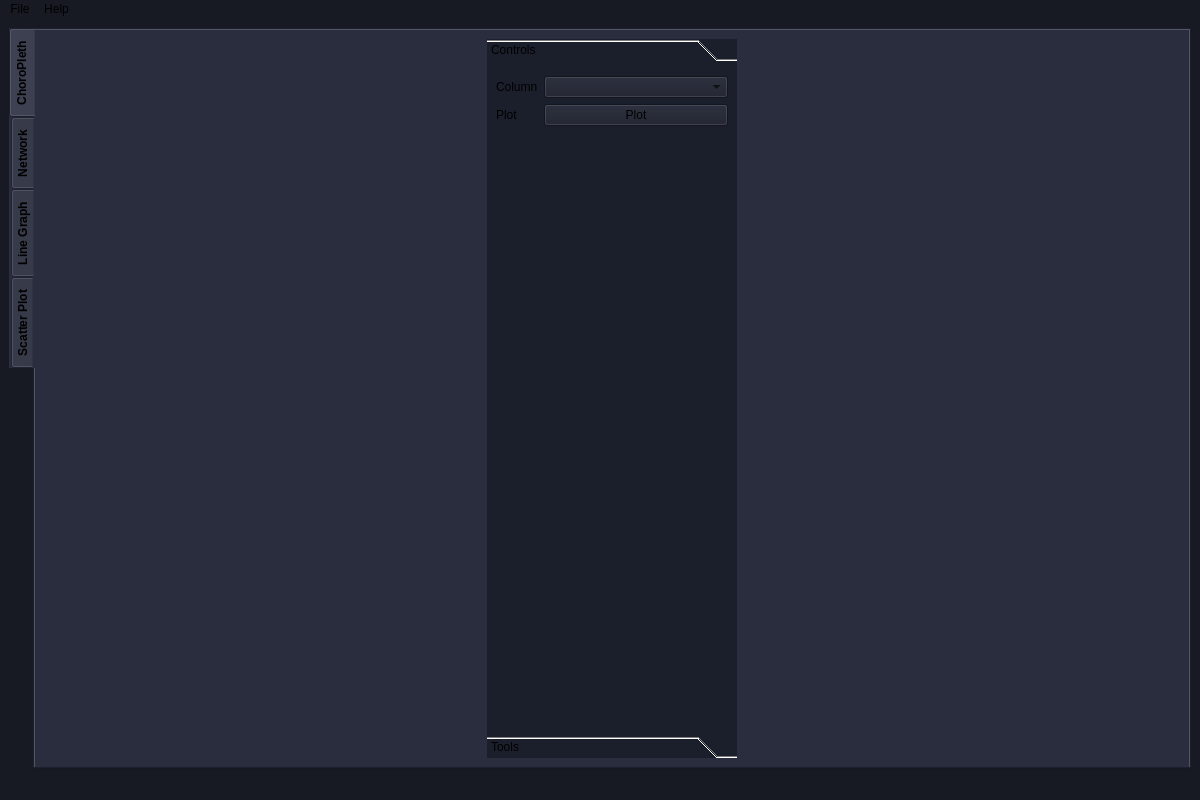
<?xml version="1.0" encoding="UTF-8"?>
<ui version="4.0">
 <class>MainWindow</class>
 <widget class="QMainWindow" name="MainWindow">
  <property name="geometry">
   <rect>
    <x>0</x>
    <y>0</y>
    <width>1200</width>
    <height>800</height>
   </rect>
  </property>
  <property name="windowTitle">
   <string>MainWindow</string>
  </property>
  <property name="styleSheet">
   <string notr="true">background-color: rgb(23, 25, 35);</string>
  </property>
  <widget class="QWidget" name="centralwidget">
   <layout class="QVBoxLayout" name="verticalLayout">
    <item>
     <widget class="QTabWidget" name="tabWidget">
      <property name="font">
       <font>
        <weight>75</weight>
        <bold>true</bold>
       </font>
      </property>
      <property name="toolTip">
       <string>&lt;html&gt;&lt;head/&gt;&lt;body&gt;&lt;p&gt;&lt;span style=&quot; font-weight:400;&quot;&gt;Network Plot &lt;/span&gt;&lt;/p&gt;&lt;/body&gt;&lt;/html&gt;</string>
      </property>
      <property name="statusTip">
       <string/>
      </property>
      <property name="whatsThis">
       <string/>
      </property>
      <property name="layoutDirection">
       <enum>Qt::LeftToRight</enum>
      </property>
      <property name="styleSheet">
       <string notr="true">background-color: rgb(41, 45, 62);</string>
      </property>
      <property name="tabPosition">
       <enum>QTabWidget::West</enum>
      </property>
      <property name="tabShape">
       <enum>QTabWidget::Rounded</enum>
      </property>
      <property name="currentIndex">
       <number>0</number>
      </property>
      <property name="elideMode">
       <enum>Qt::ElideNone</enum>
      </property>
      <property name="tabBarAutoHide">
       <bool>false</bool>
      </property>
      <widget class="QWidget" name="choropleth">
       <property name="statusTip">
        <string>ChoroPleth Plot</string>
       </property>
       <property name="whatsThis">
        <string>ChoroPleth Plot</string>
       </property>
       <property name="styleSheet">
        <string notr="true"/>
       </property>
       <attribute name="title">
        <string>ChoroPleth</string>
       </attribute>
       <layout class="QHBoxLayout" name="horizontalLayout">
        <item>
         <layout class="QGridLayout" name="choroplethgridLayout"/>
        </item>
        <item>
         <widget class="QToolBox" name="choroplothtoolBox">
          <property name="sizePolicy">
           <sizepolicy hsizetype="Fixed" vsizetype="Preferred">
            <horstretch>0</horstretch>
            <verstretch>0</verstretch>
           </sizepolicy>
          </property>
          <property name="minimumSize">
           <size>
            <width>200</width>
            <height>0</height>
           </size>
          </property>
          <property name="maximumSize">
           <size>
            <width>250</width>
            <height>16777215</height>
           </size>
          </property>
          <property name="styleSheet">
           <string notr="true">background-color: rgb(27, 30, 43);</string>
          </property>
          <property name="currentIndex">
           <number>0</number>
          </property>
          <widget class="QWidget" name="choroControls">
           <property name="geometry">
            <rect>
             <x>0</x>
             <y>0</y>
             <width>250</width>
             <height>617</height>
            </rect>
           </property>
           <attribute name="label">
            <string>Controls</string>
           </attribute>
           <layout class="QFormLayout" name="formLayout_2">
            <item row="0" column="0">
             <widget class="QLabel" name="label_5">
              <property name="text">
               <string>Column</string>
              </property>
             </widget>
            </item>
            <item row="0" column="1">
             <widget class="QComboBox" name="choroColumn">
              <property name="placeholderText">
               <string>Select Column</string>
              </property>
             </widget>
            </item>
            <item row="1" column="0">
             <widget class="QLabel" name="label_8">
              <property name="text">
               <string>Plot</string>
              </property>
              <property name="margin">
               <number>20</number>
              </property>
             </widget>
            </item>
            <item row="1" column="1">
             <widget class="QPushButton" name="choroPlotbtn">
              <property name="sizePolicy">
               <sizepolicy hsizetype="Minimum" vsizetype="Preferred">
                <horstretch>0</horstretch>
                <verstretch>0</verstretch>
               </sizepolicy>
              </property>
              <property name="text">
               <string>Plot</string>
              </property>
             </widget>
            </item>
           </layout>
          </widget>
          <widget class="QWidget" name="choroTools">
           <property name="geometry">
            <rect>
             <x>0</x>
             <y>0</y>
             <width>141</width>
             <height>56</height>
            </rect>
           </property>
           <attribute name="label">
            <string>Tools</string>
           </attribute>
           <layout class="QVBoxLayout" name="choroverticalLayout">
            <property name="leftMargin">
             <number>20</number>
            </property>
            <property name="rightMargin">
             <number>20</number>
            </property>
            <item>
             <widget class="QPushButton" name="choroexportbtn">
              <property name="text">
               <string>Export</string>
              </property>
             </widget>
            </item>
           </layout>
          </widget>
         </widget>
        </item>
       </layout>
      </widget>
      <widget class="QWidget" name="network">
       <property name="statusTip">
        <string>Network Plot</string>
       </property>
       <property name="whatsThis">
        <string>Network Plot</string>
       </property>
       <property name="styleSheet">
        <string notr="true"/>
       </property>
       <attribute name="title">
        <string>Network</string>
       </attribute>
       <attribute name="whatsThis">
        <string>Network Plot</string>
       </attribute>
       <layout class="QHBoxLayout" name="horizontalLayout_2">
        <item>
         <layout class="QGridLayout" name="networkgridLayout"/>
        </item>
        <item>
         <widget class="QToolBox" name="networkToolBox">
          <property name="sizePolicy">
           <sizepolicy hsizetype="Preferred" vsizetype="Preferred">
            <horstretch>0</horstretch>
            <verstretch>0</verstretch>
           </sizepolicy>
          </property>
          <property name="minimumSize">
           <size>
            <width>450</width>
            <height>0</height>
           </size>
          </property>
          <property name="maximumSize">
           <size>
            <width>450</width>
            <height>16777215</height>
           </size>
          </property>
          <property name="styleSheet">
           <string notr="true">background-color: rgb(27, 30, 43);</string>
          </property>
          <property name="currentIndex">
           <number>0</number>
          </property>
          <property name="tabSpacing">
           <number>12</number>
          </property>
          <widget class="QWidget" name="networkControls">
           <property name="geometry">
            <rect>
             <x>0</x>
             <y>0</y>
             <width>405</width>
             <height>340</height>
            </rect>
           </property>
           <attribute name="label">
            <string>Controls</string>
           </attribute>
           <layout class="QFormLayout" name="formLayout">
            <property name="fieldGrowthPolicy">
             <enum>QFormLayout::AllNonFixedFieldsGrow</enum>
            </property>
            <property name="labelAlignment">
             <set>Qt::AlignLeading|Qt::AlignLeft|Qt::AlignVCenter</set>
            </property>
            <property name="verticalSpacing">
             <number>0</number>
            </property>
            <property name="leftMargin">
             <number>12</number>
            </property>
            <property name="rightMargin">
             <number>24</number>
            </property>
            <item row="0" column="0">
             <widget class="QLabel" name="label">
              <property name="sizePolicy">
               <sizepolicy hsizetype="Preferred" vsizetype="Fixed">
                <horstretch>0</horstretch>
                <verstretch>0</verstretch>
               </sizepolicy>
              </property>
              <property name="text">
               <string>Correlation Direction</string>
              </property>
              <property name="alignment">
               <set>Qt::AlignJustify|Qt::AlignVCenter</set>
              </property>
              <property name="margin">
               <number>12</number>
              </property>
             </widget>
            </item>
            <item row="0" column="1">
             <widget class="QComboBox" name="corrDir">
              <property name="insertPolicy">
               <enum>QComboBox::InsertAtBottom</enum>
              </property>
              <property name="placeholderText">
               <string>Choose Correlation</string>
              </property>
              <item>
               <property name="text">
                <string>positive</string>
               </property>
              </item>
              <item>
               <property name="text">
                <string>negative</string>
               </property>
              </item>
             </widget>
            </item>
            <item row="1" column="0">
             <widget class="QLabel" name="label_2">
              <property name="sizePolicy">
               <sizepolicy hsizetype="Preferred" vsizetype="Fixed">
                <horstretch>0</horstretch>
                <verstretch>0</verstretch>
               </sizepolicy>
              </property>
              <property name="text">
               <string>Correlation Value</string>
              </property>
              <property name="margin">
               <number>12</number>
              </property>
             </widget>
            </item>
            <item row="1" column="1">
             <widget class="QSlider" name="corrVal">
              <property name="styleSheet">
               <string notr="true">margin-top:33px;</string>
              </property>
              <property name="maximum">
               <number>100</number>
              </property>
              <property name="orientation">
               <enum>Qt::Horizontal</enum>
              </property>
              <property name="invertedAppearance">
               <bool>false</bool>
              </property>
             </widget>
            </item>
            <item row="2" column="0">
             <widget class="QLabel" name="label_3">
              <property name="sizePolicy">
               <sizepolicy hsizetype="Preferred" vsizetype="Fixed">
                <horstretch>0</horstretch>
                <verstretch>0</verstretch>
               </sizepolicy>
              </property>
              <property name="text">
               <string>With Dates</string>
              </property>
              <property name="margin">
               <number>12</number>
              </property>
             </widget>
            </item>
            <item row="2" column="1">
             <widget class="QCheckBox" name="networkDates">
              <property name="styleSheet">
               <string notr="true">margin-top:18px</string>
              </property>
              <property name="text">
               <string/>
              </property>
             </widget>
            </item>
            <item row="3" column="0">
             <widget class="QLabel" name="label_4">
              <property name="text">
               <string>Column</string>
              </property>
              <property name="margin">
               <number>12</number>
              </property>
             </widget>
            </item>
            <item row="3" column="1">
             <widget class="QComboBox" name="networkColumn">
              <property name="placeholderText">
               <string>Choose Column</string>
              </property>
             </widget>
            </item>
            <item row="4" column="0">
             <widget class="QLabel" name="label_6">
              <property name="text">
               <string>Number of Rows</string>
              </property>
              <property name="margin">
               <number>12</number>
              </property>
             </widget>
            </item>
            <item row="4" column="1">
             <widget class="QSpinBox" name="networkColNum">
              <property name="minimum">
               <number>1</number>
              </property>
             </widget>
            </item>
            <item row="5" column="0">
             <widget class="QLabel" name="label_7">
              <property name="text">
               <string>Plot</string>
              </property>
              <property name="margin">
               <number>30</number>
              </property>
             </widget>
            </item>
            <item row="5" column="1">
             <widget class="QPushButton" name="networkPlotbtn">
              <property name="sizePolicy">
               <sizepolicy hsizetype="Minimum" vsizetype="Preferred">
                <horstretch>0</horstretch>
                <verstretch>0</verstretch>
               </sizepolicy>
              </property>
              <property name="styleSheet">
               <string notr="true">margin-top:20px; margin-right:15px;</string>
              </property>
              <property name="text">
               <string>Plot</string>
              </property>
             </widget>
            </item>
           </layout>
          </widget>
          <widget class="QWidget" name="networkTools">
           <property name="geometry">
            <rect>
             <x>0</x>
             <y>0</y>
             <width>141</width>
             <height>56</height>
            </rect>
           </property>
           <attribute name="label">
            <string>Tools</string>
           </attribute>
           <layout class="QVBoxLayout" name="verticalLayout_2">
            <property name="leftMargin">
             <number>20</number>
            </property>
            <property name="rightMargin">
             <number>20</number>
            </property>
            <item>
             <widget class="QPushButton" name="networkexportbtn">
              <property name="text">
               <string>Export</string>
              </property>
             </widget>
            </item>
           </layout>
          </widget>
         </widget>
        </item>
       </layout>
      </widget>
      <widget class="QWidget" name="linegraph">
       <property name="statusTip">
        <string>LineGraph</string>
       </property>
       <property name="whatsThis">
        <string>LineGraph</string>
       </property>
       <property name="styleSheet">
        <string notr="true"/>
       </property>
       <attribute name="title">
        <string>Line Graph</string>
       </attribute>
       <attribute name="toolTip">
        <string>Hotspot Plot</string>
       </attribute>
       <attribute name="whatsThis">
        <string>Hotspot Plot</string>
       </attribute>
       <layout class="QHBoxLayout" name="horizontalLayout_3">
        <item>
         <layout class="QGridLayout" name="linegraphgridLayout">
          <property name="sizeConstraint">
           <enum>QLayout::SetMaximumSize</enum>
          </property>
         </layout>
        </item>
        <item>
         <widget class="QToolBox" name="linetoolBox">
          <property name="maximumSize">
           <size>
            <width>350</width>
            <height>16777215</height>
           </size>
          </property>
          <property name="styleSheet">
           <string notr="true">background-color: rgb(27, 30, 43);</string>
          </property>
          <property name="currentIndex">
           <number>0</number>
          </property>
          <widget class="QWidget" name="linegraphControls">
           <property name="geometry">
            <rect>
             <x>0</x>
             <y>0</y>
             <width>261</width>
             <height>224</height>
            </rect>
           </property>
           <property name="maximumSize">
            <size>
             <width>16777215</width>
             <height>16777215</height>
            </size>
           </property>
           <attribute name="label">
            <string>Controls</string>
           </attribute>
           <layout class="QFormLayout" name="formLayout_3">
            <property name="leftMargin">
             <number>24</number>
            </property>
            <property name="rightMargin">
             <number>24</number>
            </property>
            <item row="0" column="0">
             <widget class="QLabel" name="label_9">
              <property name="text">
               <string>City</string>
              </property>
              <property name="alignment">
               <set>Qt::AlignCenter</set>
              </property>
              <property name="margin">
               <number>12</number>
              </property>
             </widget>
            </item>
            <item row="0" column="1">
             <widget class="QComboBox" name="lineCity">
              <property name="styleSheet">
               <string notr="true"/>
              </property>
              <property name="placeholderText">
               <string>select City</string>
              </property>
             </widget>
            </item>
            <item row="1" column="0">
             <widget class="QLabel" name="label_10">
              <property name="text">
               <string>x-axis</string>
              </property>
              <property name="margin">
               <number>12</number>
              </property>
             </widget>
            </item>
            <item row="1" column="1">
             <widget class="QComboBox" name="lineXCol">
              <property name="placeholderText">
               <string>select column</string>
              </property>
             </widget>
            </item>
            <item row="2" column="0">
             <widget class="QLabel" name="label_11">
              <property name="text">
               <string>y-axis</string>
              </property>
              <property name="alignment">
               <set>Qt::AlignCenter</set>
              </property>
              <property name="margin">
               <number>12</number>
              </property>
             </widget>
            </item>
            <item row="2" column="1">
             <widget class="QComboBox" name="lineYCol">
              <property name="placeholderText">
               <string>select column</string>
              </property>
             </widget>
            </item>
            <item row="3" column="0">
             <widget class="QLabel" name="label_12">
              <property name="text">
               <string>Plot</string>
              </property>
              <property name="alignment">
               <set>Qt::AlignCenter</set>
              </property>
              <property name="margin">
               <number>12</number>
              </property>
             </widget>
            </item>
            <item row="3" column="1">
             <widget class="QPushButton" name="linePlotbtn">
              <property name="text">
               <string>Plot</string>
              </property>
             </widget>
            </item>
           </layout>
          </widget>
          <widget class="QWidget" name="linegraphTools">
           <property name="geometry">
            <rect>
             <x>0</x>
             <y>0</y>
             <width>149</width>
             <height>56</height>
            </rect>
           </property>
           <attribute name="label">
            <string>Tools</string>
           </attribute>
           <layout class="QVBoxLayout" name="verticalLayout_3">
            <property name="leftMargin">
             <number>24</number>
            </property>
            <property name="rightMargin">
             <number>24</number>
            </property>
            <item>
             <widget class="QPushButton" name="linegraphExport">
              <property name="text">
               <string>Export</string>
              </property>
             </widget>
            </item>
           </layout>
          </widget>
         </widget>
        </item>
       </layout>
      </widget>
      <widget class="QWidget" name="scatter">
       <property name="statusTip">
        <string>ScatterPlot</string>
       </property>
       <property name="whatsThis">
        <string>ScatterPlot</string>
       </property>
       <attribute name="title">
        <string>Scatter Plot</string>
       </attribute>
       <layout class="QHBoxLayout" name="horizontalLayout_4">
        <item>
         <layout class="QGridLayout" name="scattergridLayout"/>
        </item>
        <item>
         <widget class="QToolBox" name="scattertoolBox">
          <property name="maximumSize">
           <size>
            <width>350</width>
            <height>16777215</height>
           </size>
          </property>
          <property name="styleSheet">
           <string notr="true">background-color: rgb(27, 30, 43);</string>
          </property>
          <property name="currentIndex">
           <number>0</number>
          </property>
          <widget class="QWidget" name="scatterControls">
           <property name="geometry">
            <rect>
             <x>0</x>
             <y>0</y>
             <width>261</width>
             <height>224</height>
            </rect>
           </property>
           <attribute name="label">
            <string>Controls</string>
           </attribute>
           <layout class="QFormLayout" name="formLayout_4">
            <property name="leftMargin">
             <number>24</number>
            </property>
            <property name="rightMargin">
             <number>24</number>
            </property>
            <item row="0" column="0">
             <widget class="QLabel" name="label_13">
              <property name="text">
               <string>City</string>
              </property>
              <property name="margin">
               <number>12</number>
              </property>
             </widget>
            </item>
            <item row="0" column="1">
             <widget class="QComboBox" name="scatterCity">
              <property name="placeholderText">
               <string>select City</string>
              </property>
             </widget>
            </item>
            <item row="1" column="0">
             <widget class="QLabel" name="label_14">
              <property name="text">
               <string>x-axis</string>
              </property>
              <property name="margin">
               <number>12</number>
              </property>
             </widget>
            </item>
            <item row="1" column="1">
             <widget class="QComboBox" name="scatterXCol">
              <property name="placeholderText">
               <string>select column</string>
              </property>
             </widget>
            </item>
            <item row="2" column="0">
             <widget class="QLabel" name="label_15">
              <property name="text">
               <string>y-axis</string>
              </property>
              <property name="margin">
               <number>12</number>
              </property>
             </widget>
            </item>
            <item row="2" column="1">
             <widget class="QComboBox" name="scatterYCol">
              <property name="placeholderText">
               <string>select column</string>
              </property>
             </widget>
            </item>
            <item row="3" column="0">
             <widget class="QLabel" name="label_16">
              <property name="text">
               <string>Plot</string>
              </property>
              <property name="margin">
               <number>12</number>
              </property>
             </widget>
            </item>
            <item row="3" column="1">
             <widget class="QPushButton" name="scatterPlotbtn">
              <property name="text">
               <string>Plot</string>
              </property>
             </widget>
            </item>
           </layout>
          </widget>
          <widget class="QWidget" name="scatterTools">
           <property name="geometry">
            <rect>
             <x>0</x>
             <y>0</y>
             <width>134</width>
             <height>71</height>
            </rect>
           </property>
           <attribute name="label">
            <string>Tools</string>
           </attribute>
           <layout class="QHBoxLayout" name="horizontalLayout_5">
            <property name="leftMargin">
             <number>24</number>
            </property>
            <property name="bottomMargin">
             <number>24</number>
            </property>
            <item>
             <widget class="QPushButton" name="scatterExportbtn">
              <property name="text">
               <string>Export</string>
              </property>
             </widget>
            </item>
           </layout>
          </widget>
         </widget>
        </item>
       </layout>
      </widget>
     </widget>
    </item>
   </layout>
  </widget>
  <widget class="QMenuBar" name="menubar">
   <property name="geometry">
    <rect>
     <x>0</x>
     <y>0</y>
     <width>1200</width>
     <height>35</height>
    </rect>
   </property>
   <widget class="QMenu" name="menufile">
    <property name="title">
     <string>File</string>
    </property>
    <addaction name="actionOpen_File"/>
    <addaction name="actionExit"/>
   </widget>
   <widget class="QMenu" name="menuHelp">
    <property name="title">
     <string>Help</string>
    </property>
    <addaction name="actionShow_Startup_Dialog"/>
    <addaction name="actionAbout"/>
   </widget>
   <addaction name="menufile"/>
   <addaction name="menuHelp"/>
  </widget>
  <widget class="QStatusBar" name="statusbar"/>
  <action name="actionExit">
   <property name="text">
    <string>Exit</string>
   </property>
   <property name="statusTip">
    <string>Exit (Ctrl+Q)</string>
   </property>
   <property name="whatsThis">
    <string>Exit the Application</string>
   </property>
   <property name="shortcut">
    <string>Ctrl+Q</string>
   </property>
   <property name="shortcutContext">
    <enum>Qt::WindowShortcut</enum>
   </property>
   <property name="priority">
    <enum>QAction::HighPriority</enum>
   </property>
  </action>
  <action name="actionAbout">
   <property name="text">
    <string>About</string>
   </property>
   <property name="toolTip">
    <string>For now exits the Application</string>
   </property>
   <property name="statusTip">
    <string>For now exits the Application</string>
   </property>
   <property name="whatsThis">
    <string>For now exits the Application</string>
   </property>
  </action>
  <action name="actionShow_Startup_Dialog">
   <property name="text">
    <string>Show Startup Dialog</string>
   </property>
   <property name="statusTip">
    <string>Show Startup Dialog</string>
   </property>
   <property name="whatsThis">
    <string>Show Startup Dialog</string>
   </property>
  </action>
  <action name="actionOpen_File">
   <property name="text">
    <string>Open File</string>
   </property>
   <property name="iconText">
    <string>Open File</string>
   </property>
   <property name="statusTip">
    <string>Open File (Ctrl+O)</string>
   </property>
   <property name="whatsThis">
    <string>Open File</string>
   </property>
   <property name="shortcut">
    <string>Ctrl+O</string>
   </property>
   <property name="shortcutContext">
    <enum>Qt::WindowShortcut</enum>
   </property>
  </action>
 </widget>
 <resources/>
 <connections/>
</ui>
